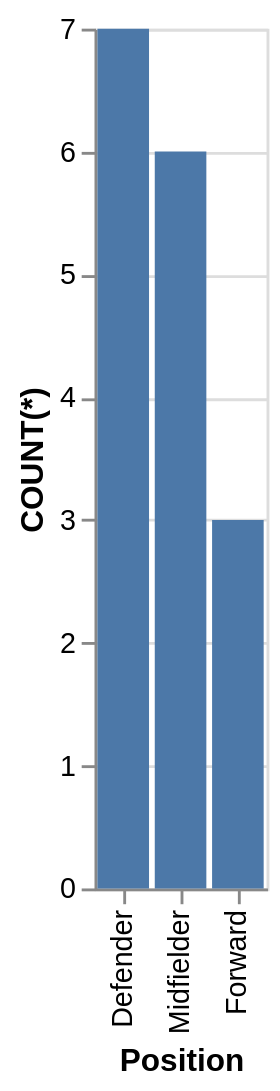

Describe this chart as a Vega-Lite specification.
### Vega-Lite specification from a JSON file in a GitHub repository (floating-point values rounded to 4 significant figures)
{"data": {"values": [{"x_data": "Defender", "y_data": 7}, {"x_data": "Midfielder", "y_data": 6}, {"x_data": "Forward", "y_data": 3}]}, "mark": "bar", "encoding": {"x": {"field": "x_data", "type": "nominal", "title": "Position", "sort": {"op": "sum", "field": "y_data", "order": "descending"}}, "y": {"field": "y_data", "type": "quantitative", "title": "COUNT(*)"}}}
